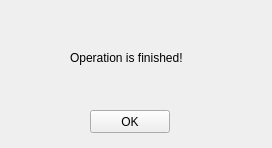
<?xml version="1.0" encoding="UTF-8"?>
<ui version="4.0">
 <class>Form</class>
 <widget class="QWidget" name="Form">
  <property name="geometry">
   <rect>
    <x>0</x>
    <y>0</y>
    <width>272</width>
    <height>148</height>
   </rect>
  </property>
  <property name="windowTitle">
   <string>Message</string>
  </property>
  <widget class="QPushButton" name="pushButton">
   <property name="geometry">
    <rect>
     <x>90</x>
     <y>110</y>
     <width>80</width>
     <height>23</height>
    </rect>
   </property>
   <property name="text">
    <string>OK</string>
   </property>
  </widget>
  <widget class="QLabel" name="label">
   <property name="geometry">
    <rect>
     <x>70</x>
     <y>50</y>
     <width>131</width>
     <height>16</height>
    </rect>
   </property>
   <property name="text">
    <string>Operation is finished!</string>
   </property>
  </widget>
 </widget>
 <resources/>
 <connections/>
</ui>
